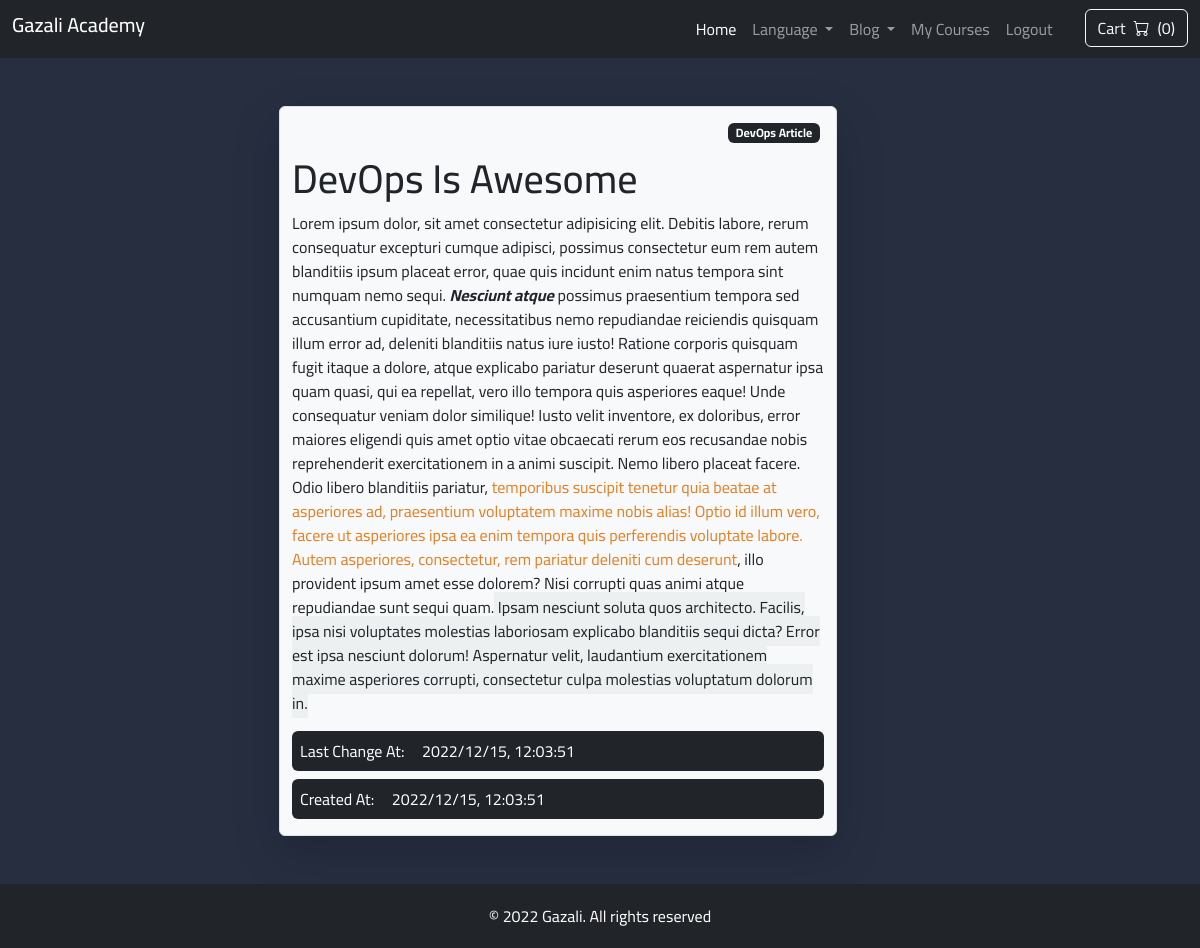
Screenshot of /blog/detail/5 (signed in) with the database file from the repository.
### blog/models.py (models this page shows, shortened)
class Article(models.Model):
    title = models.CharField(verbose_name=_('title'), max_length=255, unique=True)
    body = RichTextField()
    is_arabic = models.BooleanField(default=True, verbose_name=_('is arabic'))
    created_at = models.DateTimeField(auto_now_add=True, verbose_name=_('created at'))
    updated_at = models.DateTimeField(auto_now=True, verbose_name=_('updated at'))
    author = models.ForeignKey(AUTH_USER_MODEL, null=True, on_delete=models.SET_NULL, verbose_name=_('author'))
    category = models.ForeignKey(Category, on_delete=models.PROTECT, verbose_name=_('category'))
    class Meta:
        verbose_name = _('article')
        verbose_name_plural = _('articles')

class Category(models.Model):
    name = models.CharField(max_length=255, verbose_name=_('name'))
    def __str__(self):
        return self.name
    class Meta:
        verbose_name = _('category')
        verbose_name_plural = _('categories')

### blog/views.py (the view)
# urls.py: path('detail/<int:aid>', views.article_detail, name='blog_detail'),
@login_required
def article_detail(request: HttpRequest, aid):
    article = Article.objects.get(pk=aid)
    return render(request, 'detail_blog.html', {'article': article})

### courses/custom_context_processor.py (called while the page is built)
def academy_website(request):
    cart = Cart.objects.filter(session=request.session.session_key).last() or None
    cart_total = 0
    cart_courses = []
    if cart is not None:
        cart_courses = Course.objects.filter(pk__in=cart.items)
        for course in cart_courses:
            cart_total += course.price
    return {
        "cart_courses": cart_courses,
        "cart_total": cart_total
    }

### blog/templates/detail_blog.html (shortened to what this page needs)
{% extends 'base.html' %}
{% load i18n %}
{% block content %}
    <div class="row container">
        <div class="position-relative border shadow shadow-lg rounded pt-5 pb-3 bg-light container col-md-6 my-5">
            <div class="position-absolute badge top-0 end-0 mt-3 me-3 bg-dark">
                {{ article.category }} Article
            </div>
            <div>
                {{ article.body|safe }}
            </div>
            <div class="text-white rounded mb-2 p-2 bg-dark">
                {% trans "Last Change At" %}: &nbsp;&nbsp;&nbsp; {{ article.updated_at|date:"Y/m/d, H:i:s" }}
            </div>
            <div class="text-white rounded p-2 bg-dark">
                {% trans "Created At" %}: &nbsp;&nbsp;&nbsp; {{ article.updated_at|date:"Y/m/d, H:i:s" }}
            </div>
        </div>
    </div>
{% endblock content %}

### static/css/mystyles.css (style rules this page uses)
:root { --bg-color: #262e40; --cards-color: #22212b; --cards-color-2: #2d2579; --bg-details: #2828348f; }
*, *::after, *::before { box-sizing: border-box; scroll-behavior: smooth; font-family: 'Cairo', sans-serif; }
body, main { overflow-x: hidden; }
body { width: 100%; min-height: 100vh; position: relative; background-color: var(--bg-color); }

### rows the page displays
Article: category "DevOps", body "DevOps Is Awesome Lorem ipsum dolor, sit amet consectetur adipisicing elit. Debitis labore, rerum consequatur excepturi cumque adipisci, possimus consectetur eum rem autem blanditiis ipsum placeat error, quae quis incidunt enim natus tempora sint numquam nemo sequi. Nesciunt atque possimus praesentium tempora sed accusantium cupiditate, necessitatibus nemo repudiandae reiciendis quisquam illum error ad, deleniti blanditiis natus iure iusto! Ratione corporis quisquam fugit itaque a dolore, atque explicabo pariatur deserunt quaerat aspernatur ipsa quam quasi, qui ea repellat, vero illo tempora quis asperiores eaque! Unde consequatur veniam dolor similique! Iusto velit inventore, ex doloribus,…", updated_at "2022/12/15, 12:03:51"

### other values shown
{{ cart_courses|length }} "0"
